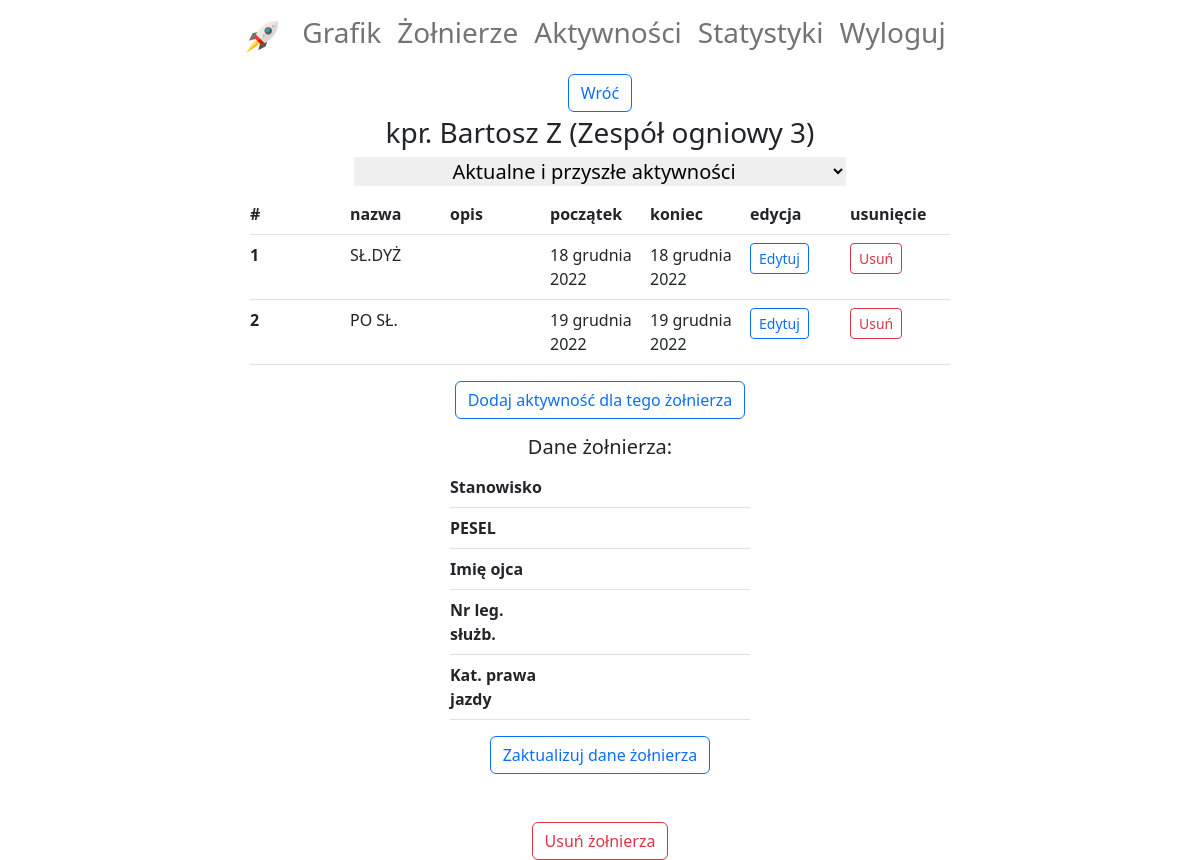
Page /soldier-detail/20/ (signed in) on the earlier database version.
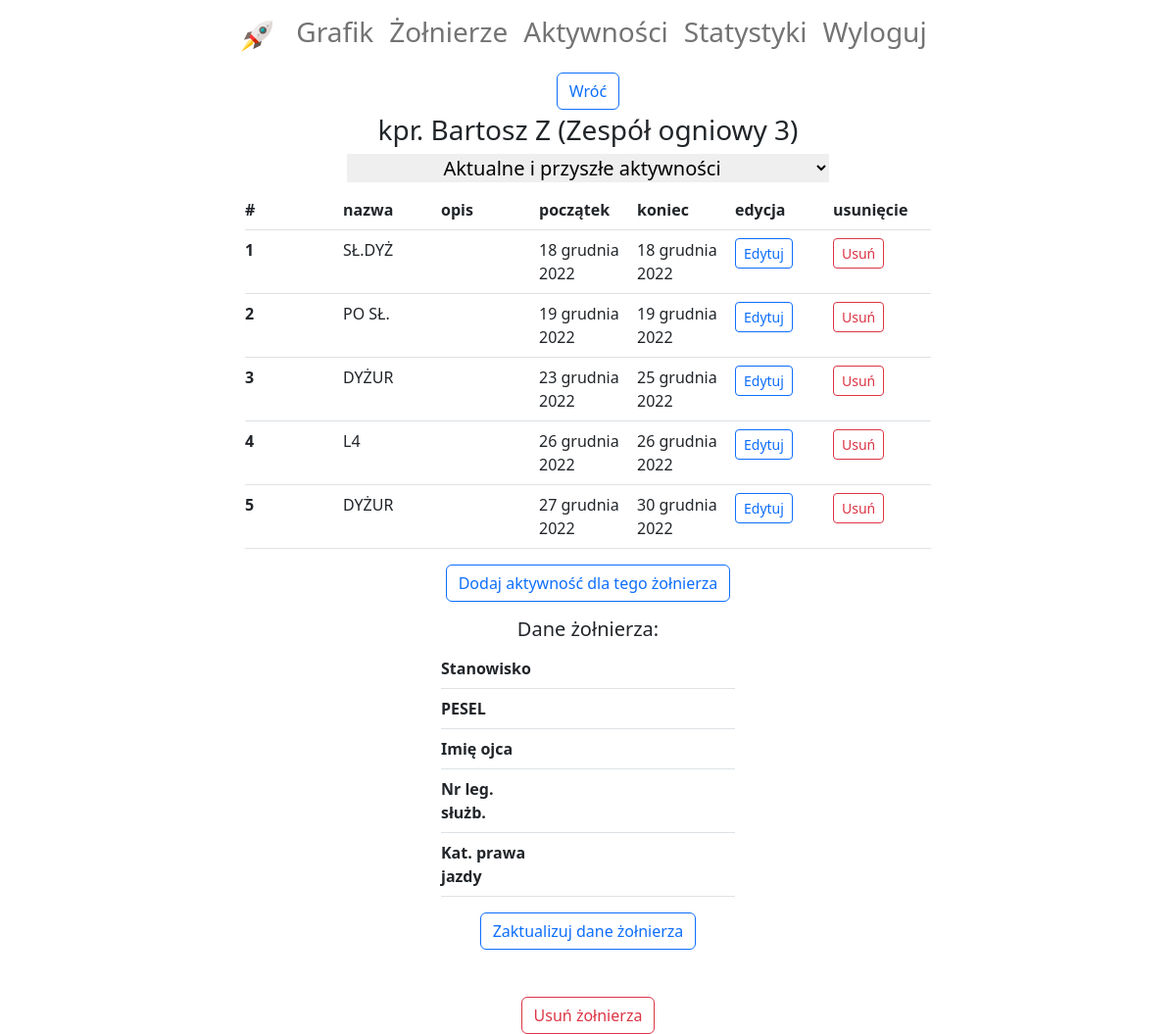
Same page on the later database version.
### diagram/models.py (models this page shows, shortened)
class Soldier(models.Model):
    rank = models.CharField(max_length=20, choices=ranks, verbose_name='stopień')
    first_name = models.CharField(max_length=20, verbose_name='imię')
    last_name = models.CharField(max_length=30, verbose_name='nazwisko')
    subdivision = models.ForeignKey(Subdivision, on_delete=models.SET_NULL, null=True, blank=True,
                                    verbose_name='pododdział')
    position = models.CharField(max_length=30, verbose_name='stanowisko', null=True, blank=True)
    personal_number = models.IntegerField(verbose_name='PESEL', null=True, blank=True)
    father_name = models.CharField(max_length=30, verbose_name='imię ojca', null=True, blank=True)
    id_card_number = models.CharField(max_length=30, verbose_name='nr leg. służb.', null=True, blank=True)
    driving_license = models.CharField(max_length=30, verbose_name='kat. prawa jazdy', null=True, blank=True)
    def __str__(self):
        return f'{self.rank} {self.first_name} {self.last_name} ({self.subdivision})'

class Subdivision(models.Model):
    name = models.CharField(max_length=30, verbose_name='nazwa')
    def __str__(self):
        return self.name

class Activity(models.Model):
    soldier = models.ForeignKey(Soldier, on_delete=models.SET_NULL, null=True, blank=True, verbose_name='żołnierz')
    name = models.CharField(max_length=30, choices=activity_names, verbose_name='nazwa')
    description = models.CharField(max_length=200, default='', blank=True, verbose_name='opis')
    start_date = models.DateField(verbose_name='data rozpoczęcia')
    end_date = models.DateField(verbose_name='data zakończenia')
    subdivision = models.ForeignKey(Subdivision, on_delete=models.SET_NULL, null=True, blank=True,
                                    verbose_name='pododdział')

### diagram/views.py (the view)
# urls.py: path('soldier-detail/<int:pk>/', SoldierDetail.as_view(), name='soldier-detail'),
class SoldierDetail(LoginRequiredMixin, generic.DetailView):
    template_name = 'diagram/soldier_detail.html'
    def get_queryset(self):
        return Soldier.objects.filter(subdivision=self.request.user.subdivision)
    def get_context_data(self, **kwargs):
        activity_age = 'current'
        try:
            activity_age = self.request.GET['activity_age']
        except MultiValueDictKeyError:
            print('"start" parameter in URL not found - using "current" as default')
        print(activity_age)
        context = super(SoldierDetail, self).get_context_data(**kwargs)
        context['activities'] = get_soldier_activities(activity_age, soldier=self.get_object())
        context['soldier_fields'] = SoldierDetailForm(data=model_to_dict(self.get_object()))
        return context

### diagram/forms.py
class SoldierDetailForm(ModelForm):
    class Meta:
        model = Soldier
        exclude = ['subdivision', 'rank', 'first_name', 'last_name']

### diagram/templates/diagram/soldier_detail.html (shortened to what this page needs)
{% extends 'account/base.html' %}
{% load crispy_forms_filters %}
{% block content %}
    <div class="d-flex flex-column align-items-center">
        <a class="mb-1" href="{% url 'soldier-list' %}">
            <button class="btn btn-outline-primary">Wróć</button>
        </a>
        <h3>{{ object }}</h3>
        <form method="get">
            <h5><select name="activity_age" style="border: none; text-align: center;"
                        onchange="this.form.submit()">
                <option {% if request.GET.activity_age == 'current' %}selected{% endif %} value="current">
                    Aktualne i przyszłe aktywności
                </option>
            </select></h5>
        </form>
        <table class="table">
            <thead>
            <tr class="d-flex justify-content-center">
                <th class="col col-md-1 px-0" scope="col">#</th>
                <th class="col col-md-1 px-0" scope="col">nazwa</th>
                <th class="col col-md-1 px-0" scope="col">opis</th>
                <th class="col col-md-1 px-0" scope="col">początek</th>
                <th class="col col-md-1 px-0" scope="col">koniec</th>
                <th class="col col-md-1 px-0" scope="col">edycja</th>
                <th class="col col-md-1 px-0" scope="col">usunięcie</th>
            </tr>
            </thead>
            <tbody>
            {% for activity in activities %}
                <tr class="d-flex justify-content-center">
                    <th class="col col-md-1 px-0" scope="row">{{ forloop.counter }}</th>
                    <td class="col col-md-1 px-0">{{ activity.name }}</td>
                    <td class="col col-md-1 px-0">{{ activity.description }}</td>
                    <td class="col col-md-1 px-0">{{ activity.start_date }}</td>
                    <td class="col col-md-1 px-0">{{ activity.end_date }}</td>
                    <td class="col col-md-1 px-0">
                        <a href="{% url 'activity-update' activity.pk %}">
                            <button class="btn btn-outline-primary btn-sm">Edytuj</button>
                        </a>
                    </td>
                    <td class="col col-md-1 px-0">
                        <a href="{% url 'activity-delete' activity.pk %}">
                            <button class="btn btn-outline-danger btn-sm">Usuń</button>
                        </a>
                    </td>
                </tr>
            {% empty %}
                <tr class="d-flex justify-content-center">
                    <td class="col col-md-7 px-0">Brak aktywności dla ww. żołnierza</td>
                </tr>
            {% endfor %}
            </tbody>
        </table>
        <a class="mt-0" href="{% url 'activity-create' soldier_pk=object.pk %}">
            <button class="btn btn-outline-primary">Dodaj aktywność dla tego żołnierza</button>
        </a>
        <h5 class="mt-3">Dane żołnierza:</h5>
        <table class="table">
            <tbody>
            {% for field in soldier_fields %}
                <tr class="d-flex justify-content-center">
                    <th class="col col-md-1 px-0" scope="row">{{ field.label }}</th>
                    <td class="col col-md-2 px-0">{{ field.data|default_if_none:'' }}</td>
                </tr>
            {% endfor %}
            </tbody>
        </table>
        <a class="mt-0" href="{% url 'soldier-update' object.pk %}">
            <button class="btn btn-outline-primary">Zaktualizuj dane żołnierza</button>
        </a>
        <a class="mt-5" href="{% url 'soldier-delete' object.pk %}">
            <button class="btn btn-outline-danger">Usuń żołnierza</button>
        </a>
    </div>
{% endblock %}

### templates/account/base.html (shortened to what this page needs)
<!DOCTYPE html>
<html lang="en">
<head>
    <link href="https://cdn.jsdelivr.net/npm/bootstrap@5.2.3/dist/css/bootstrap.min.css" rel="stylesheet"
>
</head>
<body>
{% include 'navbar.html' %}
{% block content %}
{% endblock %}
</body>
</html>

### templates/navbar.html (shortened to what this page needs)
{% load static %}
<div class="">
    <div class="d-flex justify-content-center">
        <nav class="navbar navbar-expand-sm">
            <div class="container-fluid">
                <a class="navbar-brand" href="{% url 'show-diagram' %}">
                    <img src="{% static 'icons/rocket.png' %}" height="32px"/>
                </a>
                <div class="collapse navbar-collapse" id="navbarSupportedContent">
                    <ul class="navbar-nav me-auto">
                        <li class="nav-item">
                            <a class="nav-link" aria-current="page" href="{% url 'show-diagram' %}"><h3>Grafik</h3></a>
                        </li>
                        <li class="nav-item">
                            <a class="nav-link" href="{% url 'soldier-list' %}"><h3>Żołnierze</h3></a>
                        </li>
                        <li class="nav-item">
                            <a class="nav-link" href=""><h3>Aktywności</h3></a>
                        </li>
                        <li class="nav-item">
                            <a class="nav-link" href=""><h3>Statystyki</h3></a>
                        </li>
                        {% if request.user.is_authenticated %}
                            <li class="nav-item">
                                <a class="nav-link" href="{% url 'account_logout' %}"><h3>Wyloguj</h3></a>
                            </li>
                        {% else %}
                            <li class="nav-item">
                                <a class="nav-link" href="{% url 'account_login' %}"><h3>Zaloguj</h3></a>
                            </li>
                        {% endif %}
                    </ul>
                </div>
            </div>
        </nav>
    </div>
</div>

Differences in the rows shown:
added Activity: name "DYŻUR", start_date "23 grudnia 2022", end_date "25 grudnia 2022"
added Activity: name "L4", start_date "26 grudnia 2022", end_date "26 grudnia 2022"
added Activity: name "DYŻUR", start_date "27 grudnia 2022", end_date "30 grudnia 2022"
